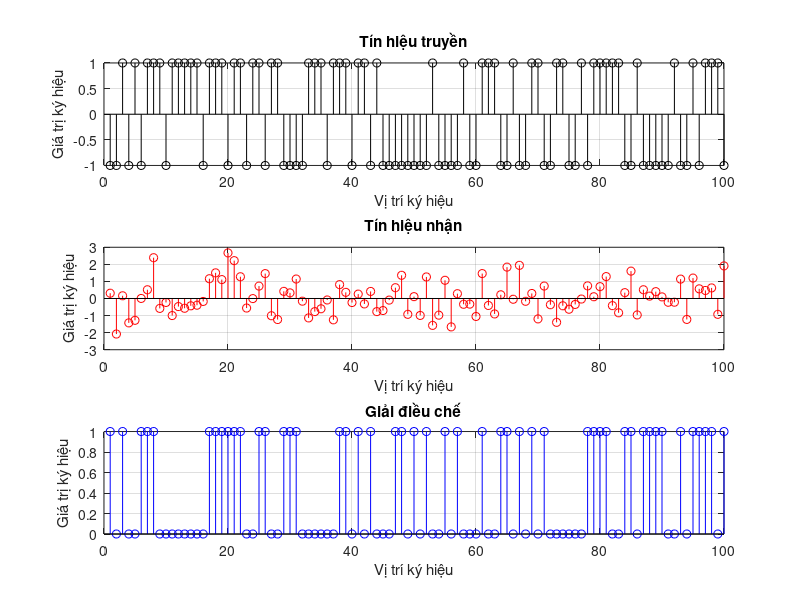

Reproduce this figure in MATLAB.
% Thông số mô phỏng
numSymbols = 100;  % Số ký hiệu cần truyền
snr_dB = 10;       % Tỉ số SNR theo giai dB
fadeStdDev = 1;    % Độ lệch chuẩn kênh fading

% Tạo chuỗi ký hiệu - tín hiệu nhị phân ngẫu nhiên
symbols = randi([0 1], 1, numSymbols);

% Điều chế tín hiệu (BPSK)
modulatedSymbols = 2 * symbols - 1;

% Thêm nhiễu Guassian phức vào tín hiệu
snr = 10^(snr_dB/10);  % Chuyển tỉ số SNR từ giai dB về giai tuyến tính
noiseVar = 1 / (2 * snr);  % Phương sai nhiễu
noise = sqrt(noiseVar/2) * (randn(1, numSymbols) + 1i * randn(1, numSymbols));

% Khởi tạo các thông số kênh fading phẳng
fadingChannel = (randn(1, numSymbols) + 1i * randn(1, numSymbols)) * fadeStdDev;

% Nhân chập và thêm nhiễu vào tín hiệu nhận được
receivedSymbols = modulatedSymbols .* fadingChannel + noise;

% Giải điều chế tín hiệu nhận (BPSK)
demodulatedSymbols = real(receivedSymbols) > 0;

% Tính tỉ lệ lỗi bit (BER)
ber = sum(demodulatedSymbols ~= symbols) / numSymbols;

% Vẽ đồ thị
subplot(3,1,1);
stem(real(modulatedSymbols), 'k');
xlabel('Vị trí ký hiệu');
ylabel('Giá trị ký hiệu');
title('Tín hiệu truyền');
grid on;
hold on;

subplot(3,1,2);
stem(real(receivedSymbols), 'r');
xlabel('Vị trí ký hiệu');
ylabel('Giá trị ký hiệu');
title('Tín hiệu nhận');
grid on;
hold on;

subplot(3,1,3);
stem(real(demodulatedSymbols), 'b');
xlabel('Vị trí ký hiệu');
ylabel('Giá trị ký hiệu');
title('Giải điều chế');
grid on;
hold off;
